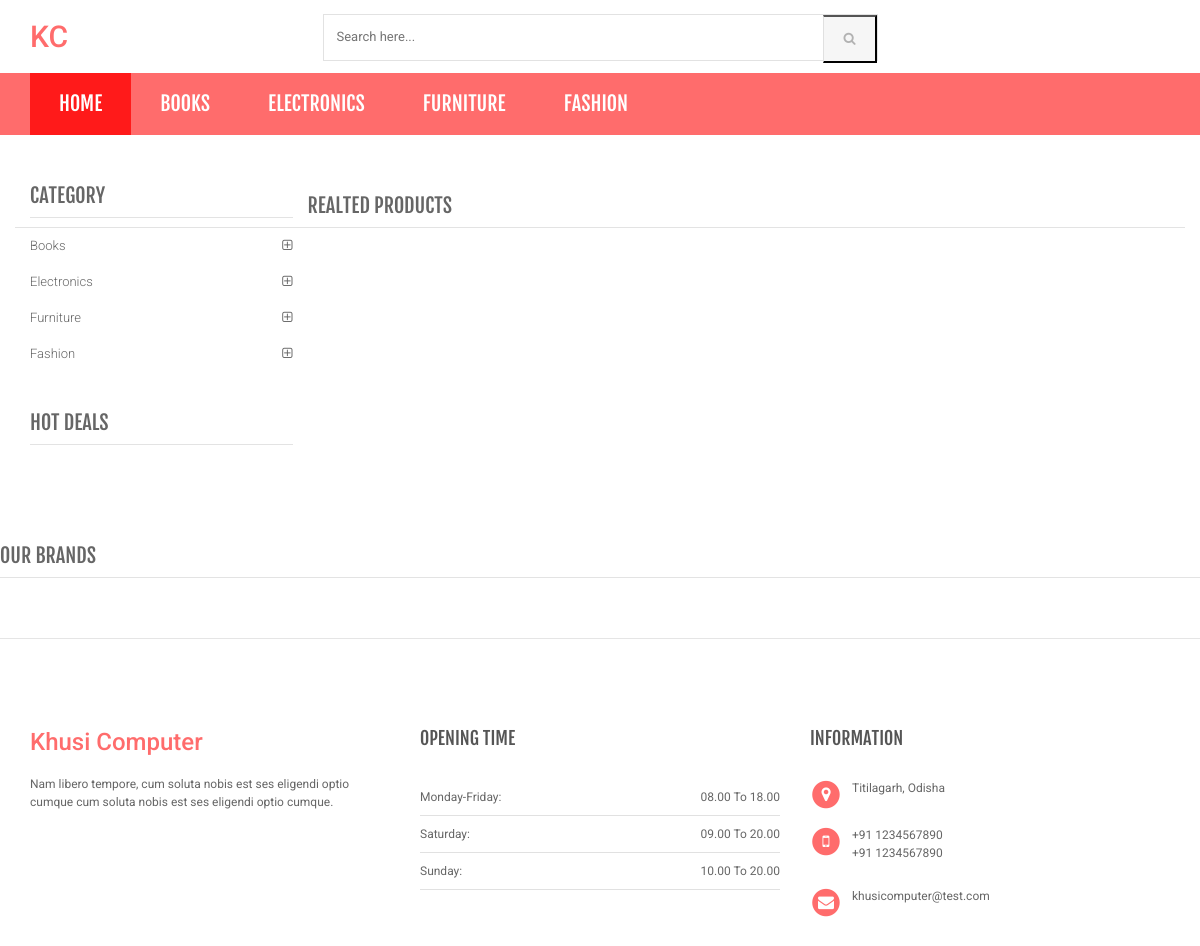
The app's page /shopping/product-details.php, older data.
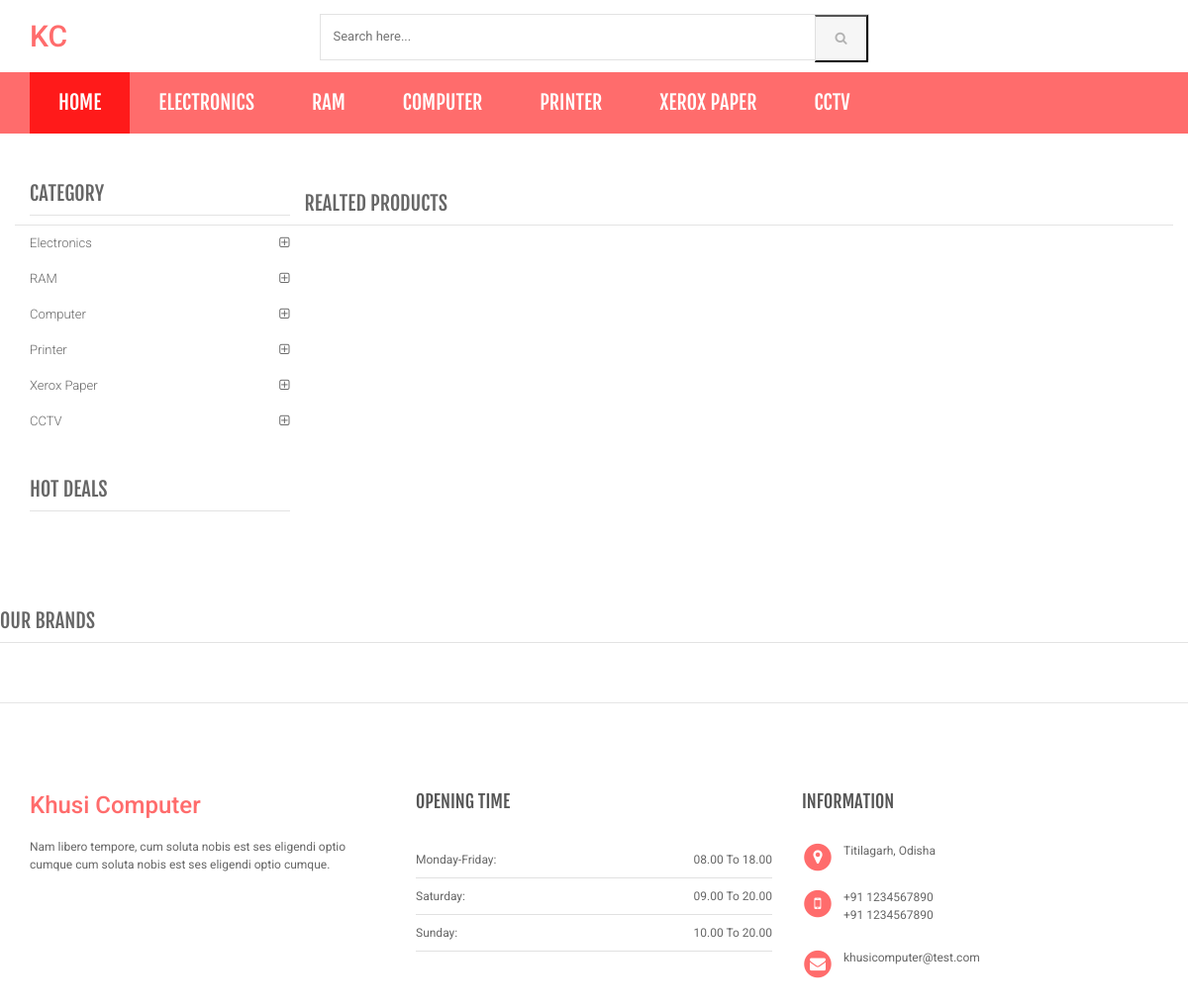
The same page, newer data.
### tables this page shows
CREATE TABLE `category` (
  `id` int(11) NOT NULL,
  `categoryName` varchar(255) NOT NULL,
  `categoryDescription` longtext DEFAULT NULL,
  `creationDate` timestamp NOT NULL DEFAULT current_timestamp(),
  `updationDate` varchar(255) DEFAULT NULL
);

### shopping/product-details.php (the view, shortened to what this page needs)
<?php
include('includes/config.php');
?>
<!DOCTYPE html>
<html lang="en">
	<head>
	    <link rel="stylesheet" href="assets/css/bootstrap.min.css">
	    <link rel="stylesheet" href="assets/css/main.css">
	    <link rel="stylesheet" href="assets/css/red.css">
	    <link rel="stylesheet" href="assets/css/owl.carousel.css">
		<link rel="stylesheet" href="assets/css/owl.transitions.css">
		<link href="assets/css/lightbox.css" rel="stylesheet">
		<link rel="stylesheet" href="assets/css/animate.min.css">
		<link rel="stylesheet" href="assets/css/rateit.css">
		<link rel="stylesheet" href="assets/css/bootstrap-select.min.css">
		<link rel="stylesheet" href="assets/css/config.css">
		<link href="assets/css/green.css" rel="alternate stylesheet" title="Green color">
		<link href="assets/css/blue.css" rel="alternate stylesheet" title="Blue color">
		<link href="assets/css/red.css" rel="alternate stylesheet" title="Red color">
		<link href="assets/css/orange.css" rel="alternate stylesheet" title="Orange color">
		<link href="assets/css/dark-green.css" rel="alternate stylesheet" title="Darkgreen color">
		<link rel="stylesheet" href="assets/css/font-awesome.min.css">
		<link href="https://cdn.jsdelivr.net/npm/bootstrap-icons@1.5.0/font/bootstrap-icons.css" rel="stylesheet" />
	</head>
    <body class="cnt-home">
<header class="header-style-1">
<div class="contain">
<?php include('includes/main-header.php');?>
<?php include('includes/menu-bar.php');?>
</div>
</header>
<div class="body-content outer-top-xs">
	<div class='container'>
		<div class='row single-product outer-bottom-sm '>
			<div class='col-md-3 sidebar d-none d-lg-block'>
				<div class="sidebar-module-container">
<div class="sidebar-widget outer-bottom-xs wow fadeInUp">
	<h3 class="section-title">Category</h3>
	<div class="sidebar-widget-body m-t-10">
		<div class="accordion">
		            <?php $sql=mysqli_query($con,"select id,categoryName  from category");
while($row=mysqli_fetch_array($sql))
{
    ?>
	    	<div class="accordion-group">
	            <div class="accordion-heading">
	                <a href="category.php?cid=<?php echo $row['id'];?>"  class="accordion-toggle collapsed">
	                   <?php echo $row['categoryName'];?>
	                </a>
	            </div>
	        </div>
	        <?php } ?>
	    </div>
	</div>
</div>
<div class="sidebar-widget hot-deals wow fadeInUp">
	<h3 class="section-title">hot deals</h3>
</div>
				</div>
			</div>
<section class="section featured-product wow fadeInUp">
	<h3 class="section-title">Realted Products </h3>
</section>
			</div>
		</div>
<?php include('includes/brands-slider.php');?>
</div>
<?php include('includes/footer.php');?>
</body>
</html>

### shopping/includes/main-header.php (shortened to what this page needs)
<div class="main-header">
	<div class="container mb-1">
		<div class="row d-flex">
			<div class="col-xs-3 col-sm-3 col-md-3 logo-holder">
				<div class="logo">
					<a href="index.php">
						<h2>KC</h2>
					</a>
				</div>
			</div>
			<div class="col-xs-6 col-sm-6 col-md-6 top-search-holder">
				<div class="search-area">
					<form name="search" method="post" action="search-result.php">
						<div class="control-group">
							<input class="search-field" placeholder="Search here..." name="product" required="required" />
							<button class="search-button" type="submit" name="search"></button>
						</div>
					</form>
				</div>
			</div>
			<div class="col-xs-3 col-sm-3 col-md-3 d-flex align-items-center justify-content-end">
			</div>
	</div>
</div>

### shopping/includes/menu-bar.php (shortened to what this page needs)
<div class="header-nav animate-dropdown d-none d-md-none d-lg-block">
    <div class="container">
        <div class="yamm navbar navbar-default" role="navigation">
            <div class="nav-bg-class">
                <div class="navbar-collapse collapse" id="mc-horizontal-menu-collapse">
	<div class="nav-outer">
		<ul class="nav navbar-nav">
			<li class="active dropdown yamm-fw">
				<a href="index.php" data-hover="dropdown" class="dropdown-toggle">Home</a>
			</li>
              <?php $sql=mysqli_query($con,"select id,categoryName  from category limit 6");
while($row=mysqli_fetch_array($sql))
{
    ?>
			<li class="dropdown yamm">
				<a href="category.php?cid=<?php echo $row['id'];?>"> <?php echo $row['categoryName'];?></a>
			</li>
			<?php } ?>
		<div class="clearfix"></div>
	</div>
</div>
            </div>
        </div>
    </div>
</div>

### shopping/includes/brands-slider.php (shortened to what this page needs)
<div id="brands-carousel" class="logo-slider wow fadeInUp">
		<h3 class="section-title">Our Brands</h3>
</div>

### shopping/includes/footer.php
<footer id="footer" class="footer color-bg">
	  <div class="links-social inner-top-sm">
        <div class="container">
            <div class="row">
            	<div class="col-xs-12 col-sm-6 col-md-4">
<div class="contact-info">
    <div class="footer-logo">
        <div class="logo">
            <a href="index.php">
<h3>Khusi Computer</h3>
            </a>
        </div>
    </div>
    <div class="module-body m-t-20">
        <p class="about-us"> Nam libero tempore, cum soluta nobis est ses  eligendi optio cumque cum soluta nobis est ses  eligendi optio cumque.</p>
    </div>
</div>          	</div>
            	<div class="col-xs-12 col-sm-6 col-md-4">
<div class="contact-timing">
	<div class="module-heading">
		<h4 class="module-title">opening time</h4>
	</div>
	<div class="module-body outer-top-xs">
		<div class="table-responsive">
			<table class="table">
				<tbody>
					<tr><td>Monday-Friday:</td><td class="pull-right">08.00 To 18.00</td></tr>
					<tr><td>Saturday:</td><td class="pull-right">09.00 To 20.00</td></tr>
					<tr><td>Sunday:</td><td class="pull-right">10.00 To 20.00</td></tr>
				</tbody>
			</table>
		</div>
	</div>
</div>
            	</div>
            	<div class="col-xs-12 col-sm-6 col-md-4">
<div class="contact-information">
	<div class="module-heading">
		<h4 class="module-title">information</h4>
	</div>
	<div class="module-body outer-top-xs">
        <ul class="toggle-footer" style="">
            <li class="media">
                <div class="pull-left">
                     <span class="icon fa-stack fa-lg">
                      <i class="fa fa-circle fa-stack-2x"></i>
                      <i class="fa fa-map-marker fa-stack-1x fa-inverse"></i>
                    </span>
                </div>
                <div class="media-body">
                    <p>Titilagarh, Odisha</p>
                </div>
            </li>
              <li class="media">
                <div class="pull-left">
                     <span class="icon fa-stack fa-lg">
                      <i class="fa fa-circle fa-stack-2x"></i>
                      <i class="fa fa-mobile fa-stack-1x fa-inverse"></i>
                    </span>
                </div>
                <div class="media-body">
                    <p>+91 1234567890<br>+91 1234567890</p>
                </div>
            </li>
              <li class="media">
                <div class="pull-left">
                     <span class="icon fa-stack fa-lg">
                      <i class="fa fa-circle fa-stack-2x"></i>
                      <i class="fa fa-envelope fa-stack-1x fa-inverse"></i>
                    </span>
                </div>
                <div class="media-body">
                    <span><a href="#">khusicomputer@test.com</a></span>
                </div>
            </li>
            </ul>
    </div>
</div>
            	</div>
            </div>
        </div>
    </div>

### shopping/assets/css/red.css (style rules this page uses)
a { color: #ff6c6c; }
.header-style-1 .header-nav { background: #ff6c6c; }
.cnt-home .header-style-1 .header-nav .navbar .navbar-nav > li.active { background: #ff1a1a; }
.footer .contact-information .media .icon .fa-stack-2x { color: #ff6c6c; }
.sidebar .sidebar-module-container .sidebar-widget .sidebar-widget-body .accordion .accordion-group .accordion-heading .accordion-toggle, .sidebar .sidebar-module-container .sidebar-widget .sidebar-widget-body .accordion .accordion-group .accordion-heading .accordion-toggle:hover, .sidebar .sidebar-module-container .sidebar-widget .sidebar-widget-body .accordion .accordion-group .accordion-heading .accordion-toggle:focus, .sidebar .sidebar-module-container .sidebar-widget .sidebar-widget-body .accordion .accordion-group .accordion-heading .accordion-toggle:after { color: #ff6c6c; }

### shopping/assets/css/lightbox.css (style rules this page uses)
body:after { content: url(../images/close.png) url(../images/loading.gif) url(../images/prev.png) url(../images/next.png); display: none; }

### shopping/assets/css/green.css (style rules this page uses)
a { color: #abd07e; }
.header-style-1 .header-nav { background: #abd07e; }
.cnt-home .header-style-1 .header-nav .navbar .navbar-nav > li.active { background: #84b943; }
.footer .contact-information .media .icon .fa-stack-2x { color: #abd07e; }
.sidebar .sidebar-module-container .sidebar-widget .sidebar-widget-body .accordion .accordion-group .accordion-heading .accordion-toggle, .sidebar .sidebar-module-container .sidebar-widget .sidebar-widget-body .accordion .accordion-group .accordion-heading .accordion-toggle:hover, .sidebar .sidebar-module-container .sidebar-widget .sidebar-widget-body .accordion .accordion-group .accordion-heading .accordion-toggle:focus, .sidebar .sidebar-module-container .sidebar-widget .sidebar-widget-body .accordion .accordion-group .accordion-heading .accordion-toggle:after { color: #abd07e; }

### shopping/assets/css/blue.css (style rules this page uses)
a { color: #3498db; }
.header-style-1 .header-nav { background: #3498db; }
.cnt-home .header-style-1 .header-nav .navbar .navbar-nav > li.active { background: #1d6ca1; }
.footer .contact-information .media .icon .fa-stack-2x { color: #3498db; }
.sidebar .sidebar-module-container .sidebar-widget .sidebar-widget-body .accordion .accordion-group .accordion-heading .accordion-toggle, .sidebar .sidebar-module-container .sidebar-widget .sidebar-widget-body .accordion .accordion-group .accordion-heading .accordion-toggle:hover, .sidebar .sidebar-module-container .sidebar-widget .sidebar-widget-body .accordion .accordion-group .accordion-heading .accordion-toggle:focus, .sidebar .sidebar-module-container .sidebar-widget .sidebar-widget-body .accordion .accordion-group .accordion-heading .accordion-toggle:after { color: #3498db; }

### shopping/assets/css/orange.css (style rules this page uses)
a { color: #f39c12; }
.header-style-1 .header-nav { background: #f39c12; }
.cnt-home .header-style-1 .header-nav .navbar .navbar-nav > li.active { background: #ab6c09; }
.footer .contact-information .media .icon .fa-stack-2x { color: #f39c12; }
.sidebar .sidebar-module-container .sidebar-widget .sidebar-widget-body .accordion .accordion-group .accordion-heading .accordion-toggle, .sidebar .sidebar-module-container .sidebar-widget .sidebar-widget-body .accordion .accordion-group .accordion-heading .accordion-toggle:hover, .sidebar .sidebar-module-container .sidebar-widget .sidebar-widget-body .accordion .accordion-group .accordion-heading .accordion-toggle:focus, .sidebar .sidebar-module-container .sidebar-widget .sidebar-widget-body .accordion .accordion-group .accordion-heading .accordion-toggle:after { color: #f39c12; }

### shopping/assets/css/dark-green.css (style rules this page uses)
a { color: #12cca7; }
.header-style-1 .header-nav { background: #12cca7; }
.cnt-home .header-style-1 .header-nav .navbar .navbar-nav > li.active { background: #0b816a; }
.footer .contact-information .media .icon .fa-stack-2x { color: #12cca7; }
.sidebar .sidebar-module-container .sidebar-widget .sidebar-widget-body .accordion .accordion-group .accordion-heading .accordion-toggle, .sidebar .sidebar-module-container .sidebar-widget .sidebar-widget-body .accordion .accordion-group .accordion-heading .accordion-toggle:hover, .sidebar .sidebar-module-container .sidebar-widget .sidebar-widget-body .accordion .accordion-group .accordion-heading .accordion-toggle:focus, .sidebar .sidebar-module-container .sidebar-widget .sidebar-widget-body .accordion .accordion-group .accordion-heading .accordion-toggle:after { color: #12cca7; }

Row changes from the older to the newer data that the page shows:
removed category: categoryName "BOOKS", categoryName "Books"
removed category: categoryName "FURNITURE", categoryName "Furniture"
removed category: categoryName "FASHION", categoryName "Fashion"
added category: categoryName "RAM"
added category: categoryName "COMPUTER", categoryName "Computer"
added category: categoryName "PRINTER", categoryName "Printer"
added category: categoryName "XEROX PAPER", categoryName "Xerox Paper"
added category: categoryName "CCTV"
